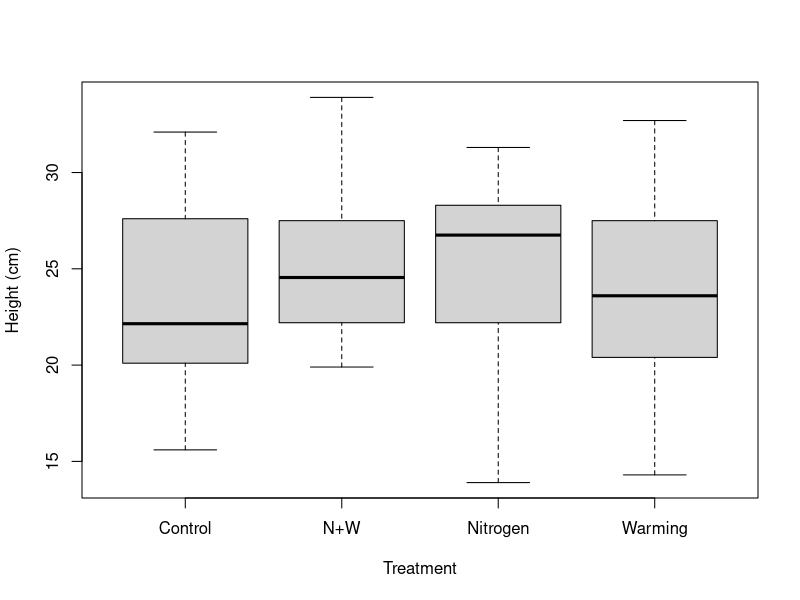
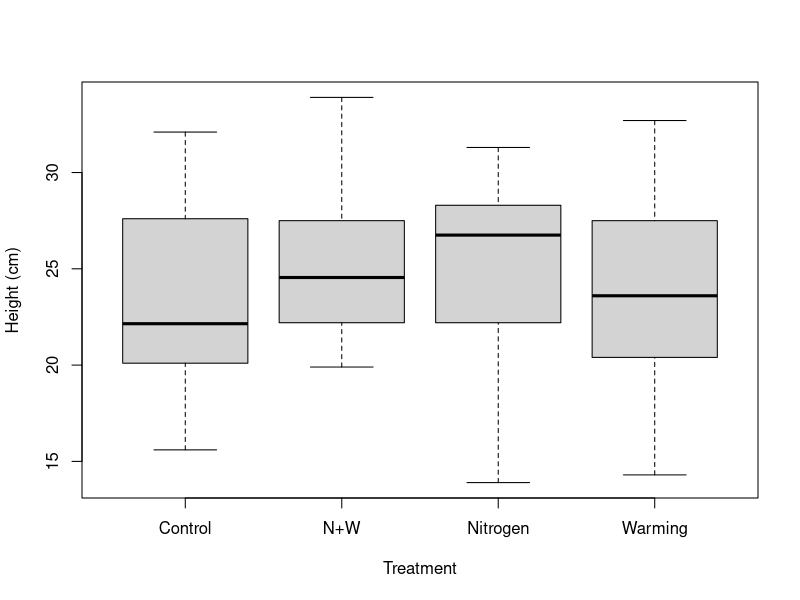

The R script that drew these images, in order:
## Read file into R
data_PREE <- read.csv("data/CIEE_Course_Teaching_Nema_Phytobiome.csv") # Teaching phytobiome data
head(data_PREE) # head of data

## Make graph
boxplot(data_PREE$Heightwk9_cm ~ data_PREE$Treatment, xlab = "Treatment", ylab = "Height (cm)") # plot plant height versus treatments

## Save output as jpeg
jpeg('output/phytobiome_height.jpeg')
jpeg('analysis/phytobiome_height.jpeg')
boxplot(data_PREE$Heightwk9_cm ~ data_PREE$Treatment, xlab = "Treatment", ylab = "Height (cm)") # plot plant height versus treatments
dev.off()